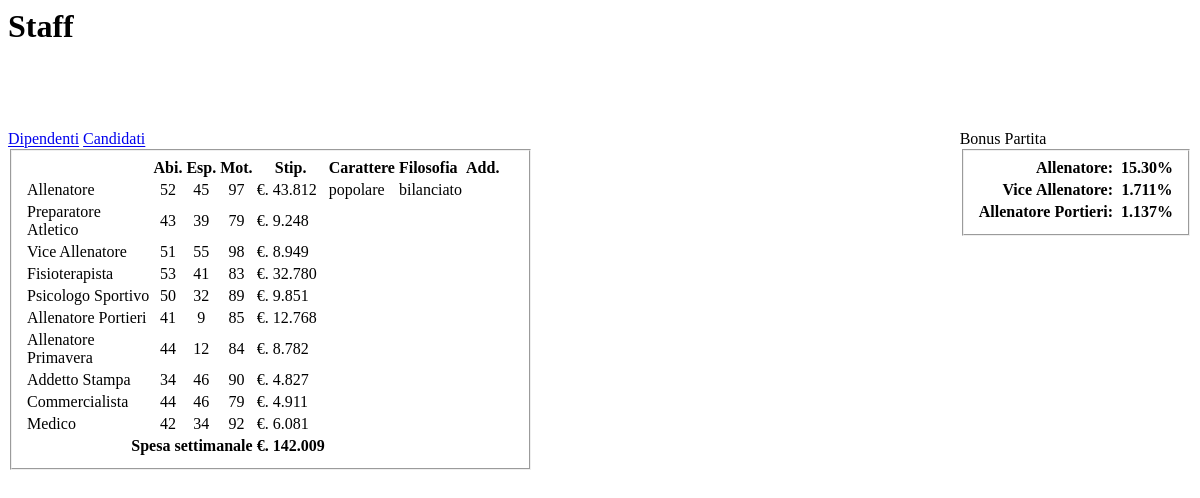
The app's page /newGM/staff.php (signed in) with its own data.
### tables this page shows
CREATE TABLE IF NOT EXISTS `staff` (
  `s_id_team` varchar(20) NOT NULL default '',
  `s_id_staff` char(2) NOT NULL default '',
  `s_descrizione` varchar(20) NOT NULL default '',
  `s_abi` int(3) NOT NULL default '0',
  `s_esp` int(3) NOT NULL default '0',
  `s_mot` int(3) NOT NULL default '0',
  `s_sti` int(3) NOT NULL default '0',
  `s_car` varchar(20) NOT NULL default '',
  `s_fil` varchar(20) NOT NULL default '',
  KEY `id_team` (`s_id_team`)
);

### newGM/staff_list.php (the view, shortened to what this page needs)
<head>
</head>
<?php
	echo "<div id='s_listagiocatori' >";
	echo "<table border='0' width='97%'>";
	echo "<tr>";
	echo "<th ></th>";
	echo "<th title='Abilità'>Abi.</th>";
	echo "<th title='Esperienza'>Esp.</th>";
	echo "<th title='Motivazione'>Mot.</th>";
	echo "<th title='Stipendio'>Stip.</th>";
	echo "<th align='left'>Carattere</th>";
	echo "<th align='left'>Filosofia</th>";
	echo "<th title='Giorni mancanti alla fine dell&acute;addestramento'>Add.</th>";
	echo "</tr>";
	$counter = 1;
	$spesa = 0;
	while   ($row   =   mysql_fetch_array($result))
	{
		($counter % 2 == 0) ? $class = "BGreen" : $class = "LGreen";
		$effic = (0.9 * $row['s_abi'] * $row['s_mot']) / 100 + $row['s_esp']/8;
		$wstip = number_format($row['s_sti'],0,",",".");
		echo "<tr class=\"$class\" title='Efficienza: $effic' id='tr_$counter' onmouseover='javascript: Over($counter);' onmouseout='javascript: Out($counter);'>";
		echo "<a class='a_null' href='staff_motiva.php?id=$row[s_id_staff]' target='ApriFin' >";
		echo "<td >$row[s_descrizione]</td>";
		echo "<td> <center>$row[s_abi]</td>";
		echo "<td> <center>$row[s_esp]</td>";
		echo "<td> <center>$row[s_mot]</td>";
		echo "<td><justify>€.  $wstip</td>";
		echo "<td> 		   $row[s_car]</td>";
		echo "<td> 		   $row[s_fil]</td>";
		if ($row['s_addestramento'] == 15)
		{
			echo "<td>&nbsp;</td>";
		}
		else
		{
			echo "<td>$row[s_addestramento]</td>";
		}
		echo "</a>";
		echo "</tr>";
		switch ($row['s_descrizione'])
		{
			case "Allenatore":
				$b_allenatore = 0.3 * $effic ;
					break;
			case "Vice Allenatore":
				$b_viceallena = $effic / 30.3 ;
					break;
			case "Allenatore Portieri":
				$b_alleportie = 0.035 * $effic ;
					break;
		}
		$counter++;
		$spesa = $spesa + $row['s_sti'];
	}
	$spesa = number_format($spesa,0,",",".");
	echo "<tr >";
	echo "<th colspan='4' align='right'>Spesa settimanale</th>";
	echo "<th><center>€.&nbsp;$spesa</th>";
	echo "</tr>";
	echo "</table>";
	echo "</div>";
?>

### newGM/staff_bonus.php (shortened to what this page needs)
<table border='0' align='left' style="font-size:16px; font-weight:bold;" >
<tr>
	<td align='right'>Allenatore:&nbsp;</td>
	<?php printf("<th>%+.5s%% </th>",$b_allenatore); ?>
</tr>
<tr>
	<?php echo "<td align='right'>Vice&nbsp;Allenatore:&nbsp;</td>";
	printf("<th>%+.5s%% </th>",$b_viceallena); ?>
</tr>
<tr>
	<?php echo "<td align='right'>Allenatore&nbsp;Portieri:&nbsp;</td>";
	printf("<th>%+.5s%% </th>",$b_alleportie); ?>
</tr>
</table>

### newGM/staff_list.php (style rules this page uses)
.a_null { color: #ffffff; font-size:14px; font-variant:normal; font-weight:bold; text-decoration:none; }

### records on screen
staff: s_descrizione "Allenatore", s_abi "52", s_esp "45", s_mot "97", s_sti "43.812", s_car "popolare", s_fil "bilanciato", b_allenatore "15.30"
staff: s_descrizione "Preparatore Atletico", s_abi "43", s_esp "39", s_mot "79", s_sti "9.248"
staff: s_descrizione "Vice Allenatore", s_abi "51", s_esp "55", s_mot "98", s_sti "8.949", b_viceallena "1.711"
staff: s_descrizione "Fisioterapista", s_abi "53", s_esp "41", s_mot "83", s_sti "32.780"
staff: s_descrizione "Psicologo Sportivo", s_abi "50", s_esp "32", s_mot "89", s_sti "9.851"
staff: s_descrizione "Allenatore Portieri", s_abi "41", s_esp "9", s_mot "85", s_sti "12.768", b_alleportie "1.137"
staff: s_descrizione "Allenatore Primavera", s_abi "44", s_esp "12", s_mot "84", s_sti "8.782"
staff: s_descrizione "Addetto Stampa", s_abi "34", s_esp "46", s_mot "90", s_sti "4.827"
staff: s_descrizione "Commercialista", s_abi "44", s_esp "46", s_mot "79", s_sti "4.911"
staff: s_descrizione "Medico", s_abi "42", s_esp "34", s_mot "92", s_sti "6.081"

### other values on screen
$spesa "142.009"
